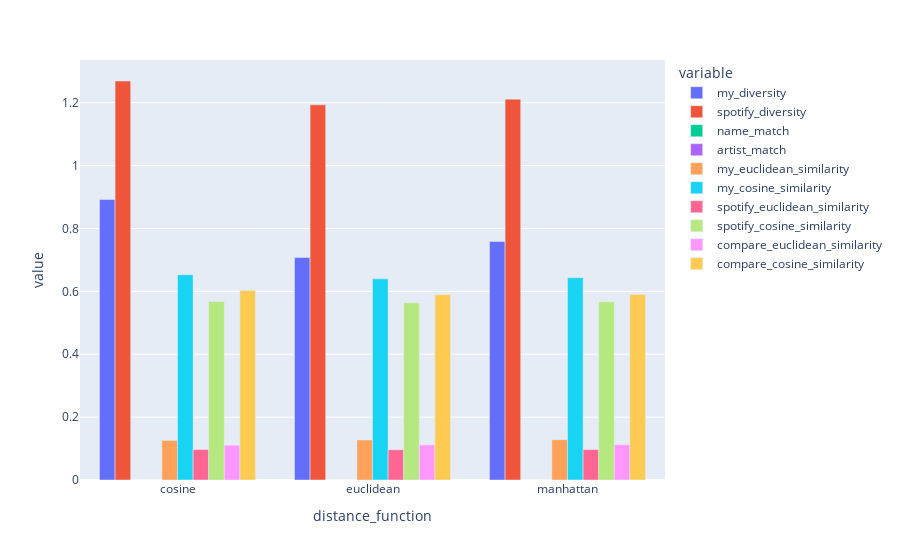

Write notebook code for a chart like this one.
### Code cell
# group_pairs = df_output.groupby(['name', 'distance_method_name'])
group_cols = ['distance_function']
group_pairs = df_sp_recomm.groupby(group_cols)
group_mean = group_pairs.mean()

other_cols = df_sp_recomm.columns.tolist()
other_cols.remove('name')
other_cols.remove('cluster_function')
other_cols.remove('distance_function')
group_mean

fig = px.bar(group_mean, x=group_mean.index, y=other_cols, barmode='group')
fig.show()

### Figure 1 — Plotly figure (JSON) as saved in the notebook; plotly's stock layout.template omitted (floating-point values rounded to 4 significant figures)
{"data": [{"alignmentgroup": "True", "hovertemplate": "variable=my_diversity<br>distance_function=%{x}<br>value=%{y}<extra></extra>", "legendgroup": "my_diversity", "marker": {"color": "#636efa", "pattern": {"shape": ""}}, "name": "my_diversity", "offsetgroup": "my_diversity", "orientation": "v", "showlegend": true, "textposition": "auto", "type": "bar", "x": ["cosine", "euclidean", "manhattan"], "xaxis": "x", "y": [0.8919, 0.7076, 0.7585], "yaxis": "y"}, {"alignmentgroup": "True", "hovertemplate": "variable=spotify_diversity<br>distance_function=%{x}<br>value=%{y}<extra></extra>", "legendgroup": "spotify_diversity", "marker": {"color": "#EF553B", "pattern": {"shape": ""}}, "name": "spotify_diversity", "offsetgroup": "spotify_diversity", "orientation": "v", "showlegend": true, "textposition": "auto", "type": "bar", "x": ["cosine", "euclidean", "manhattan"], "xaxis": "x", "y": [1.269, 1.193, 1.211], "yaxis": "y"}, {"alignmentgroup": "True", "hovertemplate": "variable=name_match<br>distance_function=%{x}<br>value=%{y}<extra></extra>", "legendgroup": "name_match", "marker": {"color": "#00cc96", "pattern": {"shape": ""}}, "name": "name_match", "offsetgroup": "name_match", "orientation": "v", "showlegend": true, "textposition": "auto", "type": "bar", "x": ["cosine", "euclidean", "manhattan"], "xaxis": "x", "y": [0, 0, 0], "yaxis": "y"}, {"alignmentgroup": "True", "hovertemplate": "variable=artist_match<br>distance_function=%{x}<br>value=%{y}<extra></extra>", "legendgroup": "artist_match", "marker": {"color": "#ab63fa", "pattern": {"shape": ""}}, "name": "artist_match", "offsetgroup": "artist_match", "orientation": "v", "showlegend": true, "textposition": "auto", "type": "bar", "x": ["cosine", "euclidean", "manhattan"], "xaxis": "x", "y": [0, 0, 0], "yaxis": "y"}, {"alignmentgroup": "True", "hovertemplate": "variable=my_euclidean_similarity<br>distance_function=%{x}<br>value=%{y}<extra></extra>", "legendgroup": "my_euclidean_similarity", "marker": {"color": "#FFA15A", "pattern": {"shape": ""}}, "name": "my_euclidean_similarity", "offsetgroup": "my_euclidean_similarity", "orientation": "v", "showlegend": true, "textposition": "auto", "type": "bar", "x": ["cosine", "euclidean", "manhattan"], "xaxis": "x", "y": [0.1259, 0.1272, 0.128], "yaxis": "y"}, {"alignmentgroup": "True", "hovertemplate": "variable=my_cosine_similarity<br>distance_function=%{x}<br>value=%{y}<extra></extra>", "legendgroup": "my_cosine_similarity", "marker": {"color": "#19d3f3", "pattern": {"shape": ""}}, "name": "my_cosine_similarity", "offsetgroup": "my_cosine_similarity", "orientation": "v", "showlegend": true, "textposition": "auto", "type": "bar", "x": ["cosine", "euclidean", "manhattan"], "xaxis": "x", "y": [0.6527, 0.6398, 0.6436], "yaxis": "y"}, {"alignmentgroup": "True", "hovertemplate": "variable=spotify_euclidean_similarity<br>distance_function=%{x}<br>value=%{y}<extra></extra>", "legendgroup": "spotify_euclidean_similarity", "marker": {"color": "#FF6692", "pattern": {"shape": ""}}, "name": "spotify_euclidean_similarity", "offsetgroup": "spotify_euclidean_similarity", "orientation": "v", "showlegend": true, "textposition": "auto", "type": "bar", "x": ["cosine", "euclidean", "manhattan"], "xaxis": "x", "y": [0.09695, 0.09613, 0.09672], "yaxis": "y"}, {"alignmentgroup": "True", "hovertemplate": "variable=spotify_cosine_similarity<br>distance_function=%{x}<br>value=%{y}<extra></extra>", "legendgroup": "spotify_cosine_similarity", "marker": {"color": "#B6E880", "pattern": {"shape": ""}}, "name": "spotify_cosine_similarity", "offsetgroup": "spotify_cosine_similarity", "orientation": "v", "showlegend": true, "textposition": "auto", "type": "bar", "x": ["cosine", "euclidean", "manhattan"], "xaxis": "x", "y": [0.568, 0.5639, 0.5666], "yaxis": "y"}, {"alignmentgroup": "True", "hovertemplate": "variable=compare_euclidean_similarity<br>distance_function=%{x}<br>value=%{y}<extra></extra>", "legendgroup": "compare_euclidean_similarity", "marker": {"color": "#FF97FF", "pattern": {"shape": ""}}, "name": "compare_euclidean_similarity", "offsetgroup": "compare_euclidean_similarity", "orientation": "v", "showlegend": true, "textposition": "auto", "type": "bar", "x": ["cosine", "euclidean", "manhattan"], "xaxis": "x", "y": [0.1108, 0.1119, 0.1121], "yaxis": "y"}, {"alignmentgroup": "True", "hovertemplate": "variable=compare_cosine_similarity<br>distance_function=%{x}<br>value=%{y}<extra></extra>", "legendgroup": "compare_cosine_similarity", "marker": {"color": "#FECB52", "pattern": {"shape": ""}}, "name": "compare_cosine_similarity", "offsetgroup": "compare_cosine_similarity", "orientation": "v", "showlegend": true, "textposition": "auto", "type": "bar", "x": ["cosine", "euclidean", "manhattan"], "xaxis": "x", "y": [0.6031, 0.5893, 0.5903], "yaxis": "y"}], "layout": {"barmode": "group", "legend": {"title": {"text": "variable"}, "tracegroupgap": 0}, "margin": {"t": 60}, "xaxis": {"anchor": "y", "domain": [0, 1], "title": {"text": "distance_function"}}, "yaxis": {"anchor": "x", "domain": [0, 1], "title": {"text": "value"}}}}
